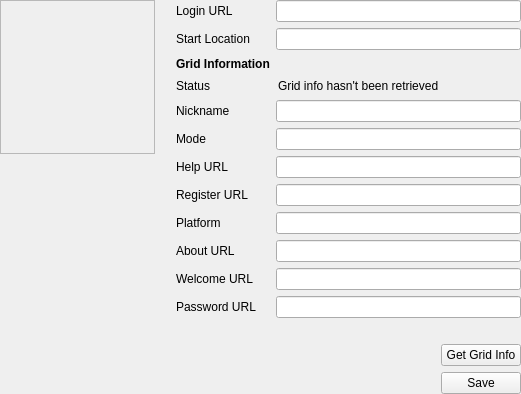
<?xml version="1.0" encoding="UTF-8"?>
<ui version="4.0">
 <class>AvatarEditRealXtend</class>
 <widget class="QWidget" name="AvatarEditRealXtend">
  <property name="geometry">
   <rect>
    <x>0</x>
    <y>0</y>
    <width>521</width>
    <height>394</height>
   </rect>
  </property>
  <property name="windowTitle">
   <string>AvatarEditRealXtend</string>
  </property>
  <layout class="QVBoxLayout" name="verticalLayout_2">
   <property name="margin">
    <number>0</number>
   </property>
   <item>
    <layout class="QVBoxLayout" name="verticalLayout">
     <item>
      <layout class="QHBoxLayout" name="horizontalLayout_2">
       <property name="leftMargin">
        <number>0</number>
       </property>
       <item>
        <layout class="QVBoxLayout" name="verticalLayout_3">
         <property name="rightMargin">
          <number>15</number>
         </property>
         <item>
          <widget class="QLabel" name="pictureLabel">
           <property name="sizePolicy">
            <sizepolicy hsizetype="Fixed" vsizetype="Fixed">
             <horstretch>0</horstretch>
             <verstretch>0</verstretch>
            </sizepolicy>
           </property>
           <property name="minimumSize">
            <size>
             <width>155</width>
             <height>154</height>
            </size>
           </property>
           <property name="frameShape">
            <enum>QFrame::StyledPanel</enum>
           </property>
           <property name="frameShadow">
            <enum>QFrame::Sunken</enum>
           </property>
           <property name="midLineWidth">
            <number>1</number>
           </property>
           <property name="text">
            <string/>
           </property>
           <property name="alignment">
            <set>Qt::AlignCenter</set>
           </property>
           <property name="indent">
            <number>0</number>
           </property>
          </widget>
         </item>
         <item>
          <spacer name="verticalSpacer_3">
           <property name="orientation">
            <enum>Qt::Vertical</enum>
           </property>
           <property name="sizeHint" stdset="0">
            <size>
             <width>20</width>
             <height>40</height>
            </size>
           </property>
          </spacer>
         </item>
        </layout>
       </item>
       <item>
        <layout class="QFormLayout" name="formLayout">
         <property name="fieldGrowthPolicy">
          <enum>QFormLayout::AllNonFixedFieldsGrow</enum>
         </property>
         <item row="1" column="0">
          <widget class="QLabel" name="loginURLLabel">
           <property name="text">
            <string>Login URL</string>
           </property>
          </widget>
         </item>
         <item row="1" column="1">
          <widget class="QLineEdit" name="loginURLLineEdit"/>
         </item>
         <item row="3" column="0">
          <widget class="QLabel" name="gridInformationLabel">
           <property name="minimumSize">
            <size>
             <width>0</width>
             <height>16</height>
            </size>
           </property>
           <property name="font">
            <font>
             <weight>75</weight>
             <bold>true</bold>
            </font>
           </property>
           <property name="text">
            <string>Grid Information</string>
           </property>
          </widget>
         </item>
         <item row="4" column="0">
          <widget class="QLabel" name="label_2">
           <property name="text">
            <string>Status</string>
           </property>
          </widget>
         </item>
         <item row="4" column="1">
          <widget class="QLabel" name="gridInfoStatusLabel">
           <property name="minimumSize">
            <size>
             <width>0</width>
             <height>16</height>
            </size>
           </property>
           <property name="text">
            <string>Grid info hasn't been retrieved</string>
           </property>
           <property name="indent">
            <number>2</number>
           </property>
          </widget>
         </item>
         <item row="5" column="0">
          <widget class="QLabel" name="nicknameLabel">
           <property name="text">
            <string>Nickname</string>
           </property>
          </widget>
         </item>
         <item row="5" column="1">
          <widget class="QLineEdit" name="nicknameLineEdit"/>
         </item>
         <item row="6" column="0">
          <widget class="QLabel" name="modeLabel">
           <property name="text">
            <string>Mode</string>
           </property>
          </widget>
         </item>
         <item row="6" column="1">
          <widget class="QLineEdit" name="modeLineEdit"/>
         </item>
         <item row="7" column="0">
          <widget class="QLabel" name="helpURLLabel">
           <property name="text">
            <string>Help URL</string>
           </property>
          </widget>
         </item>
         <item row="7" column="1">
          <widget class="QLineEdit" name="helpURLLineEdit"/>
         </item>
         <item row="8" column="0">
          <widget class="QLabel" name="registerURLLabel">
           <property name="text">
            <string>Register URL</string>
           </property>
          </widget>
         </item>
         <item row="8" column="1">
          <widget class="QLineEdit" name="registerURLLineEdit"/>
         </item>
         <item row="9" column="0">
          <widget class="QLabel" name="platformLabel">
           <property name="text">
            <string>Platform</string>
           </property>
          </widget>
         </item>
         <item row="9" column="1">
          <widget class="QLineEdit" name="platformLineEdit"/>
         </item>
         <item row="10" column="0">
          <widget class="QLabel" name="aboutURLLabel">
           <property name="text">
            <string>About URL</string>
           </property>
          </widget>
         </item>
         <item row="10" column="1">
          <widget class="QLineEdit" name="aboutURLLineEdit"/>
         </item>
         <item row="11" column="0">
          <widget class="QLabel" name="welcomeURLLabel">
           <property name="text">
            <string>Welcome URL</string>
           </property>
          </widget>
         </item>
         <item row="11" column="1">
          <widget class="QLineEdit" name="welcomeURLLineEdit"/>
         </item>
         <item row="12" column="0">
          <widget class="QLabel" name="passwordURLLabel">
           <property name="text">
            <string>Password URL</string>
           </property>
          </widget>
         </item>
         <item row="12" column="1">
          <widget class="QLineEdit" name="passwordURLLineEdit"/>
         </item>
         <item row="2" column="0">
          <widget class="QLabel" name="startLocationLabel">
           <property name="text">
            <string>Start Location</string>
           </property>
          </widget>
         </item>
         <item row="2" column="1">
          <widget class="QLineEdit" name="startLocationLineEdit"/>
         </item>
        </layout>
       </item>
      </layout>
     </item>
     <item>
      <spacer name="verticalSpacer">
       <property name="orientation">
        <enum>Qt::Vertical</enum>
       </property>
       <property name="sizeHint" stdset="0">
        <size>
         <width>20</width>
         <height>40</height>
        </size>
       </property>
      </spacer>
     </item>
     <item>
      <layout class="QHBoxLayout" name="horizontalLayout">
       <item>
        <spacer name="horizontalSpacer">
         <property name="orientation">
          <enum>Qt::Horizontal</enum>
         </property>
         <property name="sizeHint" stdset="0">
          <size>
           <width>40</width>
           <height>20</height>
          </size>
         </property>
        </spacer>
       </item>
       <item>
        <widget class="QLabel" name="statusLabel">
         <property name="text">
          <string/>
         </property>
        </widget>
       </item>
       <item>
        <layout class="QVBoxLayout" name="verticalLayout_4">
         <item>
          <widget class="QPushButton" name="pushButtonGetGridInfo">
           <property name="text">
            <string>Get Grid Info</string>
           </property>
          </widget>
         </item>
         <item>
          <widget class="QPushButton" name="pushButtonSave">
           <property name="text">
            <string>Save</string>
           </property>
          </widget>
         </item>
        </layout>
       </item>
      </layout>
     </item>
    </layout>
   </item>
  </layout>
 </widget>
 <tabstops>
  <tabstop>loginURLLineEdit</tabstop>
  <tabstop>startLocationLineEdit</tabstop>
  <tabstop>nicknameLineEdit</tabstop>
  <tabstop>modeLineEdit</tabstop>
  <tabstop>helpURLLineEdit</tabstop>
  <tabstop>registerURLLineEdit</tabstop>
  <tabstop>platformLineEdit</tabstop>
  <tabstop>aboutURLLineEdit</tabstop>
  <tabstop>welcomeURLLineEdit</tabstop>
  <tabstop>passwordURLLineEdit</tabstop>
  <tabstop>pushButtonGetGridInfo</tabstop>
  <tabstop>pushButtonSave</tabstop>
 </tabstops>
 <resources/>
 <connections/>
</ui>
